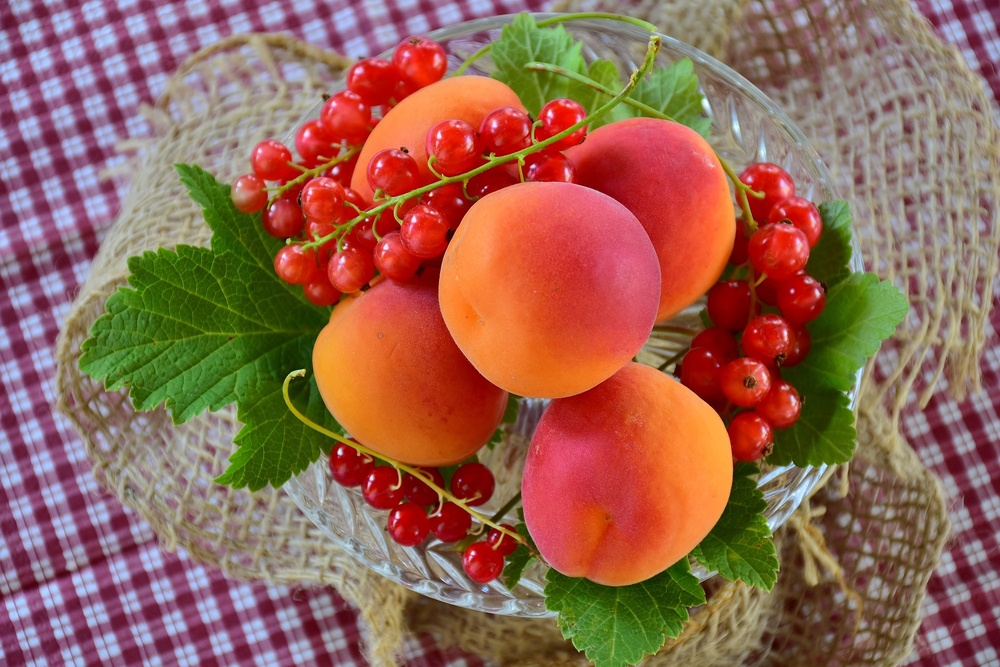
%> input picture apricots-2444808_1920.jpg, 1000 x 667 px, shrunk from 1920 x 1280 before the run
$ octave FChannel.m   (GNU Octave 9; MATLAB toolbox functions it lacks are replaced by stand-ins)
%> lines starting %> are read from the running program, lines starting %| are printed output that depends on the picture
img=imread('apricots-2444808_1920.jpg');
%> img is the input picture: size 667x1000x3 uint8; mean R, G, B 148.8, 101.1, 83.7
red_channel=img(:,:,1);
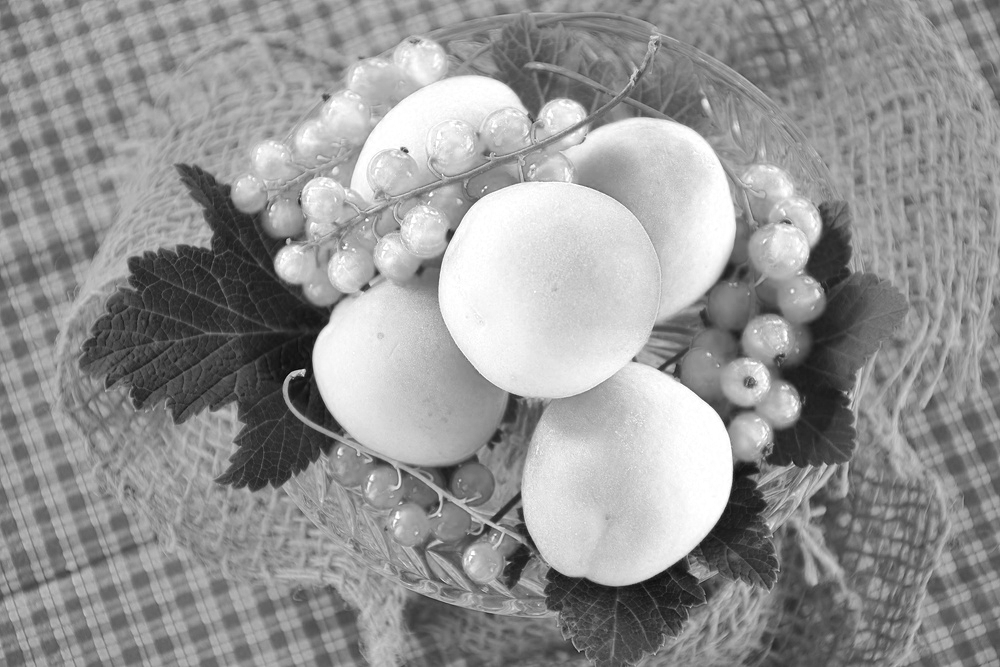
%> red_channel: size 667x1000 uint8; min 4, max 255, mean 148.8
green_channel=img(:,:,2);
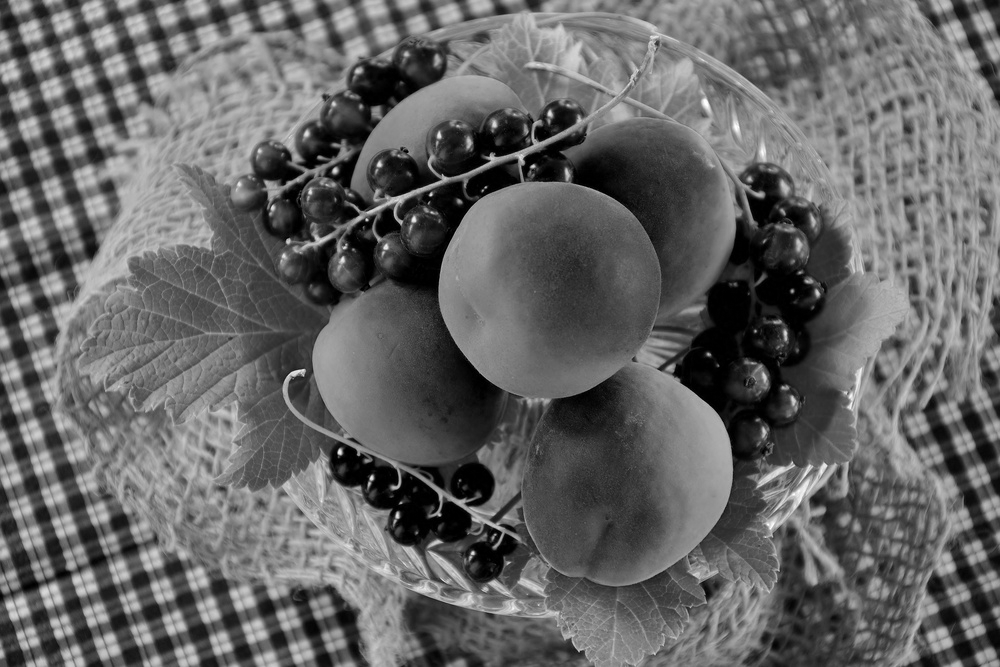
%> green_channel: size 667x1000 uint8; min 0, max 255, mean 101.1
blue_channel=img(:,:,3);
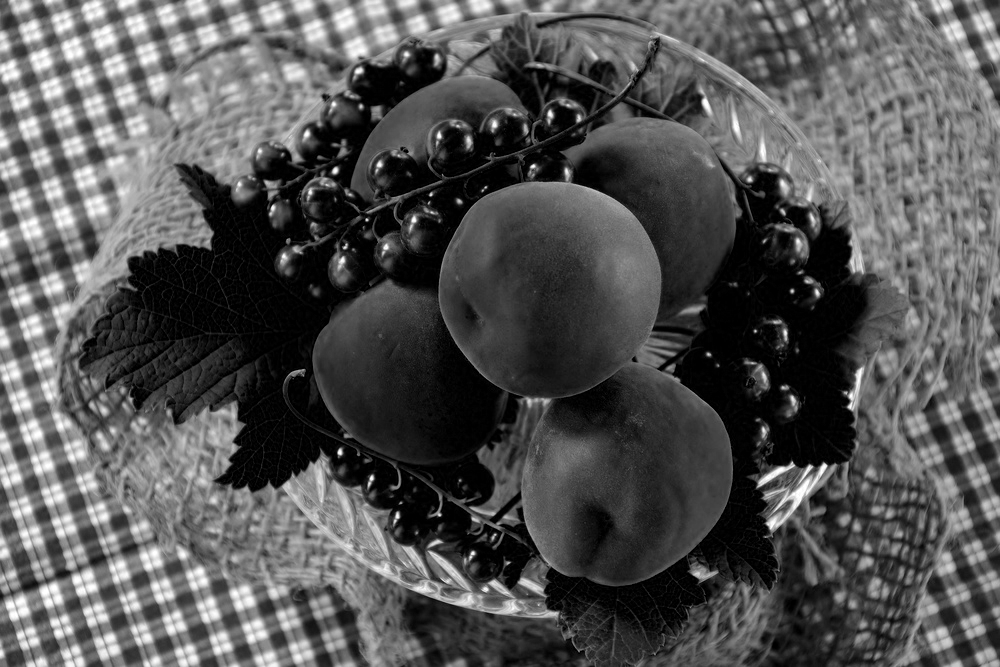
%> blue_channel: size 667x1000 uint8; min 0, max 255, mean 83.7
subplot(2,2,1),imshow(img),title('Original Image');
subplot(2,2,2),imshow(red_channel),title('Red Channel');
subplot(2,2,3),imshow(green_channel),title('green channel');
subplot(2,2,4),imshow(blue_channel),title('Blue Channel');

$ run again, with apricots-2523272_1920.jpg copied over apricots-2444808_1920.jpg
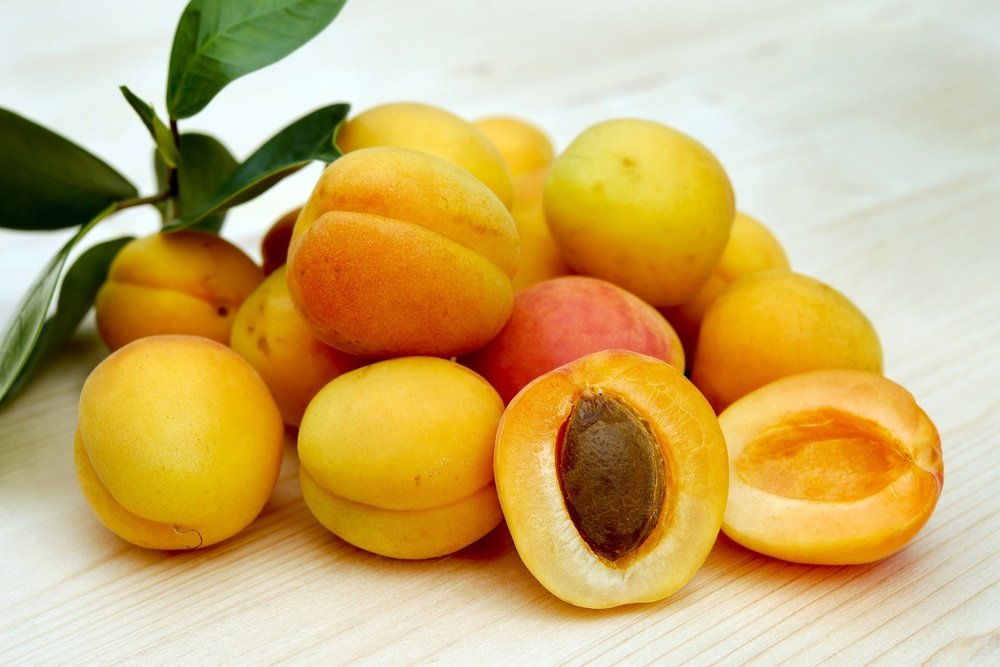
%> input picture apricots-2523272_1920.jpg, 1000 x 667 px, shrunk from 1920 x 1280 before the run
%> img is the input picture: size 667x1000x3 uint8; mean R, G, B 203.8, 175.3, 110.7
%> `green_channel=img(:,:,2);`:
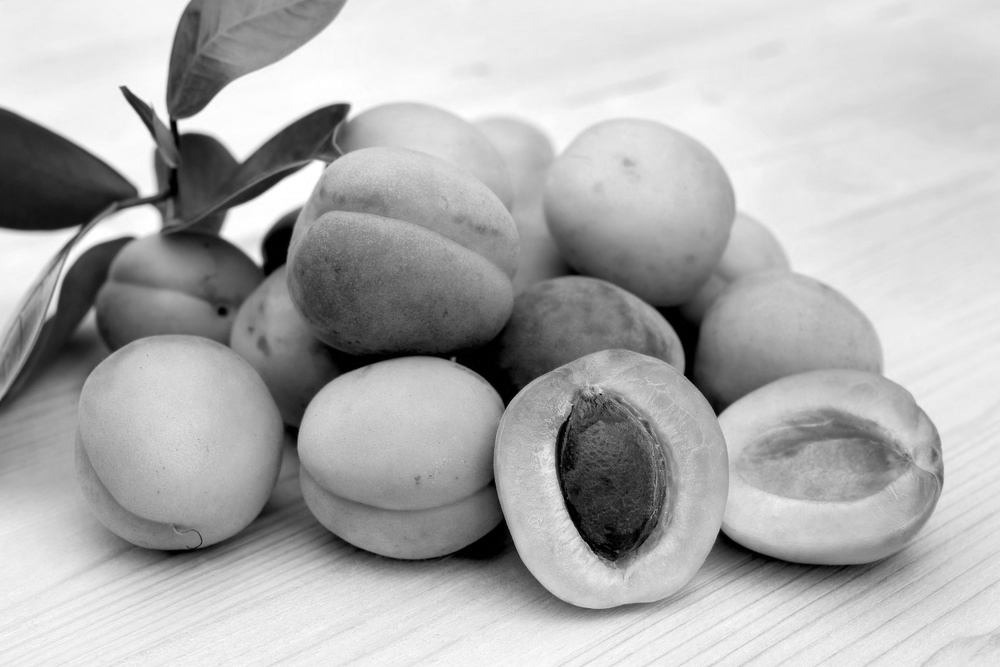
%> green_channel: size 667x1000 uint8; min 0, max 255, mean 175.3
%> `blue_channel=img(:,:,3);`:
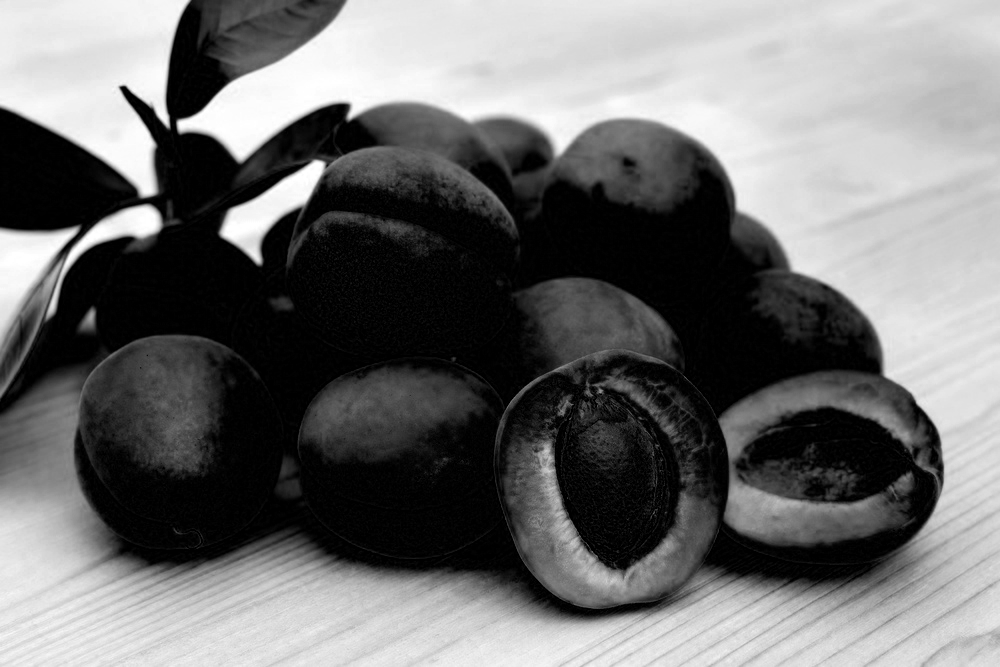
%> blue_channel: size 667x1000 uint8; min 0, max 255, mean 110.7

$ run again, with images(7).jpg copied over apricots-2444808_1920.jpg
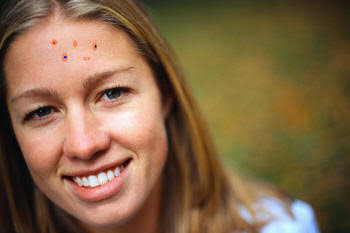
%> input picture images(7).jpg, 350 x 233 px
%> img is the input picture: size 233x350x3 uint8; mean R, G, B 129.4, 101.2, 70.5
%> `green_channel=img(:,:,2);`:
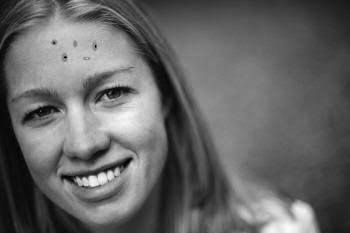
%> green_channel: size 233x350 uint8; min 0, max 251, mean 101.2
%> `blue_channel=img(:,:,3);`:
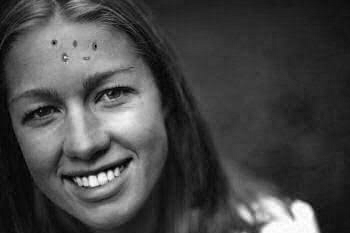
%> blue_channel: size 233x350 uint8; min 0, max 255, mean 70.5
